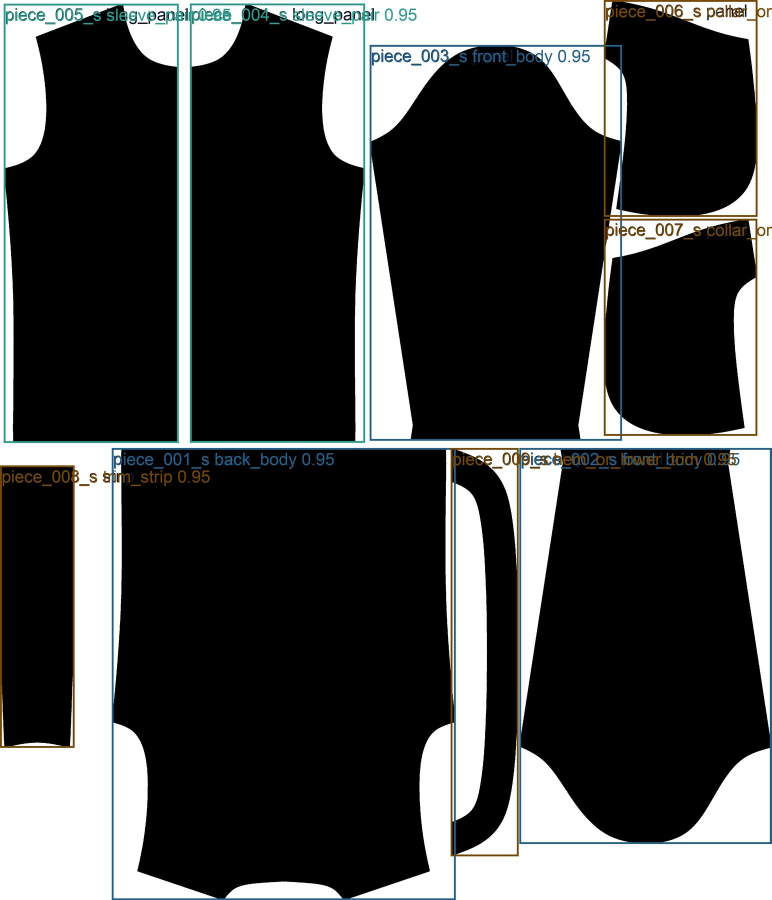
#> input picture app/templates_data/BFSK26308XCJ01L/s/garment_map_overview_s.jpg, 1543 x 1800 px (shown at 1/2 size); its folder holds only this picture in this run
$ python -i image_utils.py   (imports and definitions only)
#> lines starting #> are read from the running program, lines starting #| are printed output that depends on the picture
"""Image utilities: palette extraction, theme image resolution, etc.

Ported and simplified from existing skill scripts.
"""
import base64
import hashlib
import os
import re
import shutil
import urllib.parse
import urllib.request
from pathlib import Path

from PIL import Image


IMAGE_EXTS = {".png", ".jpg", ".jpeg", ".webp", ".bmp", ".tif", ".tiff"}


# [9 lines left out: function file_sha256, not called in this run]


def rgb_to_hex(rgb: tuple[int, int, int]) -> str:
    return "#{:02x}{:02x}{:02x}".format(*rgb)


# [67 lines left out: functions extract_palette, resolve_theme_image, not called in this run]


def _safe_suffix(path: Path, fallback: str = ".png") -> str:
    suffix = path.suffix.lower()
    return suffix if suffix in IMAGE_EXTS else fallback


# [14 lines left out: function _copy_stable, not called in this run]


# ---------------------------------------------------------------------------
# Thumbnail generation
# ---------------------------------------------------------------------------

THUMB_SIZES = {
    "reference": (400, 400),
    "preview": (800, 800),
    "piece": (400, 400),
}


def generate_thumbnail(
    src_path: str | Path,
    dest_path: str | Path,
    max_size: tuple[int, int] = (400, 400),
    quality: int = 85,
) -> Path:
    """Generate a thumbnail from source image, preserving aspect ratio.

    Returns the destination path. If source does not exist, raises FileNotFoundError.
    """
#> called with dest_path = 'out.png', max_size = (400, 400), quality = 85
    src = Path(src_path)
    dest = Path(dest_path)
    if not src.exists():
        raise FileNotFoundError(f"Thumbnail source not found: {src}")

    dest.parent.mkdir(parents=True, exist_ok=True)

    with Image.open(src) as img:
        # Convert palette/images to RGB/RGBA for consistent handling
#> img is the input picture: PIL image 1543x1800 RGB; mean R, G, B 67, 68.2, 67.9
        if img.mode in ("P", "1", "L", "LA"):
            if img.mode == "P" and "transparency" in img.info:
                img = img.convert("RGBA")
            else:
                img = img.convert("RGB")
        elif img.mode not in ("RGB", "RGBA"):
            img = img.convert("RGB")

        img.thumbnail(max_size, Image.Resampling.LANCZOS)
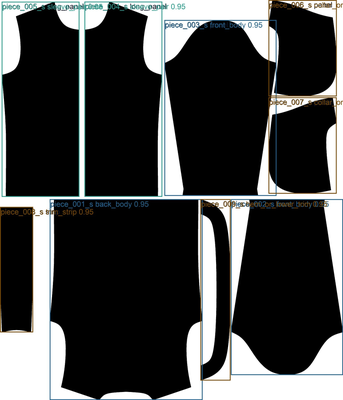
#> img: PIL image 343x400 RGB; mean R, G, B 66.8, 68.1, 67.7

        # Use PNG for images with transparency, JPEG for others to save size
        has_alpha = img.mode == "RGBA"
#> has_alpha = False
        if has_alpha:
            # Keep PNG for alpha
            img.save(dest, format="PNG", optimize=True)
        else:
            # Save as JPEG for smaller size; if dest already has .png suffix, keep it
            if dest.suffix.lower() == ".png":
                img.save(dest, format="PNG", optimize=True)
            else:
                img.convert("RGB").save(dest, format="JPEG", quality=quality, optimize=True)

    return dest.resolve()


# [45 lines left out: functions get_thumbnail_path, ensure_thumbnail, delete_thumbnail, _thumb_size_for_role, not called in this run]

>>> result = generate_thumbnail('../templates_data/BFSK26308XCJ01L/s/garment_map_overview_s.jpg', 'out.png')
